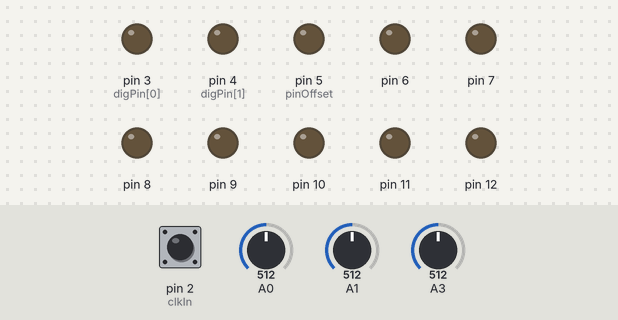
This sketch was run on a simulated Arduino Nano, built with avr-gcc and run on an emulated ATmega328P. On the bench: output pins drawn as LEDs (lit = HIGH). Dashed ring = blinking. Inputs (shaded band) come from the test bench; at power-on: A3 = 512, A0 = 512, A1 = 512, pin 2 (clkIn) HIGH.

Above: at 1.2 s.
1.3 s: A3 set to 520
At 1.36 s:
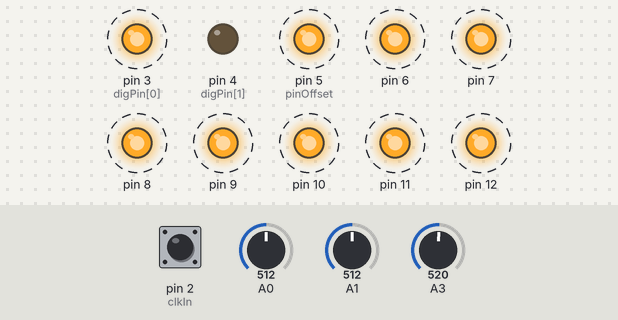
4.3 s: A0 set to 716
At 7.27 s:
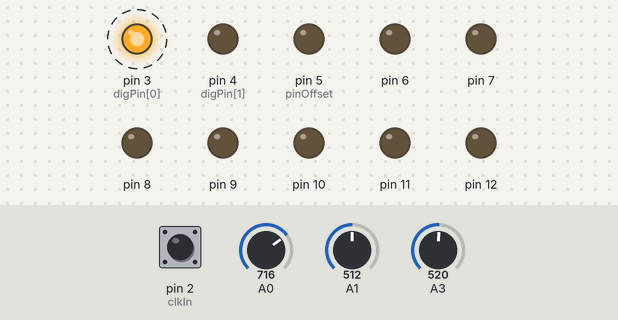
7.3 s: A0 set to 900
At 8.45 s:
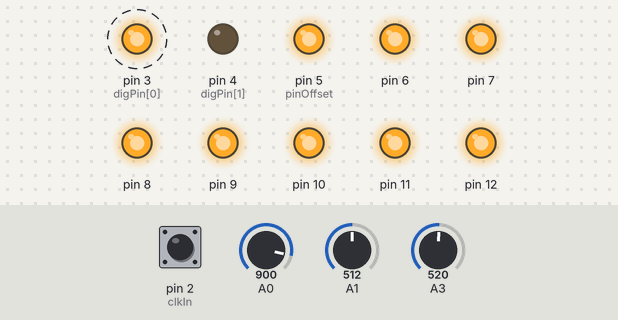
10.3 s: A1 set to 647
At 11.3 s:
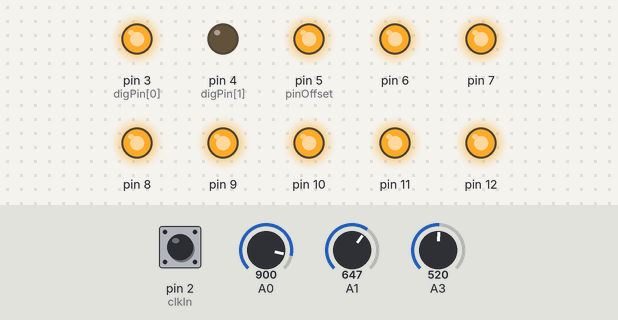
13.3 s: A1 set to 672
14.8 s: A1 set to 511
At 15.12 s:
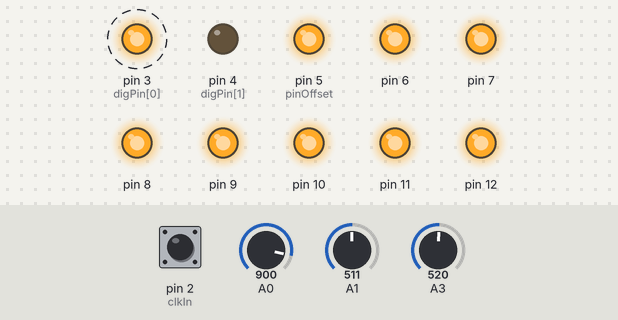
Timing chart, 0 to 18.8 s (numbered marks = the images above; inputs shaded):
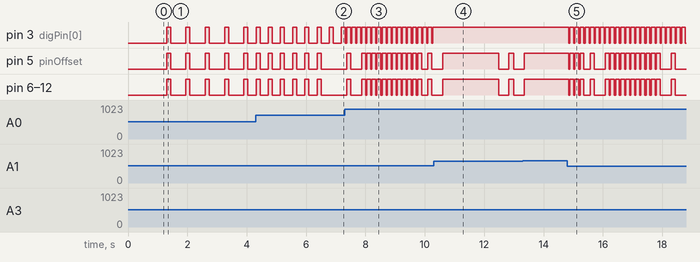

Measured:
- the behaviour switches between 512 and 513 on A3 (found by bisection; images 0 and 1)
- after the input at 1.3 s, pin 3 (digPin[0]), pin 5 (pinOffset), pin 6–12: alternates HIGH for 0.13 s and LOW for 0.52 s, starting at once
- after the input at 4.3 s, pin 3 (digPin[0]): alternates HIGH for 0.13 s and LOW for 0.28 s, starting at once; pin 5 (pinOffset), pin 6–12: alternates HIGH for 0.13 s and LOW for 0.28 s, 12 changes in all, then stays LOW, starting at once
- after the input at 7.3 s, pin 3 (digPin[0]): alternates HIGH for 0.13 s and LOW for 0.04 s, starting after 0.06 s
- after the input at 10.3 s, pin 3 (digPin[0]): stops changing and stays HIGH
- after the input at 14.8 s, pin 3 (digPin[0]): alternates HIGH for 0.13 s and LOW for 0.04 s, starting after 0.05 s

The sketch:

OX04_8WayDivider.ino
```cpp
// (licence header left out)
const int MAX_CLOCK = 31;

const int clockMap[8] = {1, 2, 3, 4, 5, 6, 7, 8};
int clockState[8] = {1, 2, 3, 4, 5, 6, 7, 8};

int currClock = 0;
//  constants related to the Arduino Nano pin use
const int clkIn = 2;           // the digital (clock) input
const int digPin[2] = {3, 4};  // the digital output pins
const int pinOffset = 5;       // the first DAC pin (from 5-12)

//  variables for interrupt handling of the clock input
volatile int clkState = LOW;
int clockTick[2] = {1, 1};

//  variables used to control the current DIO output states
int digState[2] = {LOW, LOW};  // start with both set low
unsigned long prevMilli[2] = {0, 0};     // the last time of a loop

int currTick = 0; // ticks for the output expander
unsigned long currMilli = 0;
int currState = 0;

// variables for timing loop
unsigned long prevTiming = 0;    // the last time of a timed loop
int interval = 10;               // the last interval value
int doStep = 0;                  // do we perform a step move?

int onoffState = 0;              // the on/off state (from analog 3)
int oldState = 0;                // the old on/off state

int trigTime = 25;               // triggers are variable.

//  ==================== start of setup() ======================

void setup() {
  Serial.begin(9600);

  // set up the digital (clock) input
  pinMode(clkIn, INPUT);

  // set up the digital outputs
  for (int i=0; i<2; i++) {
    pinMode(digPin[i], OUTPUT);
    digitalWrite(digPin[i], LOW);
  }

  // set up the 8-bit DAC output pins
  for (int i=0; i<8; i++) {
    pinMode(pinOffset+i, OUTPUT);
    digitalWrite(pinOffset+i, LOW);
  }

  attachInterrupt(0, isr, RISING);
}

//  ==================== start of loop() =======================
void loop()
{
  int i;
  unsigned long thisMillis = millis();

  doStep = 0;

  // service a clock trigger
  if (clkState == HIGH) {
     clkState = LOW;
     digitalWrite(4, HIGH);

     if (interval >= 1270) {
       doStep = 1;
     }
  }

  // check for a timer hit
  if ((interval < 1270) && ((thisMillis - prevTiming) > interval)) {
    prevTiming = thisMillis;
    doStep = 1;
  }

  // if we are off, don't do anything
  if (!onoffState) {
    doStep = 0;
  }

  // do our Step function
  if (doStep) {
    // fire off the step blinker
    digState[0] = HIGH;
    prevMilli[0] = thisMillis;
    digitalWrite(digPin[0], HIGH);

    currClock -= 1;
    if (currClock < 0) {
      currClock = MAX_CLOCK;
    }

    for (i=0; i<8; i++) {
      if (clockMap[MAX_CLOCK-currClock] > 0) {
        digitalWrite(pinOffset + i, HIGH);
      }
    }
  }

  // do a state change
  if (oldState != onoffState) {
    oldState = onoffState;

    if (onoffState == 1) {
      digitalWrite(digPin[1], HIGH);
      delay(5);
      digitalWrite(digPin[1], LOW);
    }
  }

  // deal with trigger turnoff
  if ((digState[0] == HIGH) && ((thisMillis - prevMilli[0]) > trigTime)) {
    digState[0] = LOW;
    digitalWrite(digPin[0], LOW);

    for (i=0; i<8; i++) {
      digitalWrite(pinOffset + i, 0);
    }
  }

  // get the current user settings
  interval = (((1023 - analogRead(0)) >> 4) * 20) + 30;
  trigTime = (analogRead(1) >> 2) + 5;

  onoffState = analogRead(3) > 512;
  if (onoffState != oldState) {
    prevTiming = 0;

    for (i=0; i<8; i++) {
      currClock = 0;
    }
  }

     digitalWrite(4, LOW);
}

//  =================== convenience routines ===================

//  isr() - quickly handle interrupts from the clock input
//  ------------------------------------------------------
void isr()
{
  // Note: you don't want to spend a lot of time here, because
  // it interrupts the activity of the rest of your program.
  // In most cases, you just want to set a variable and get
  // out.
  clkState = HIGH;
}

//  ===================== end of program =======================
```
